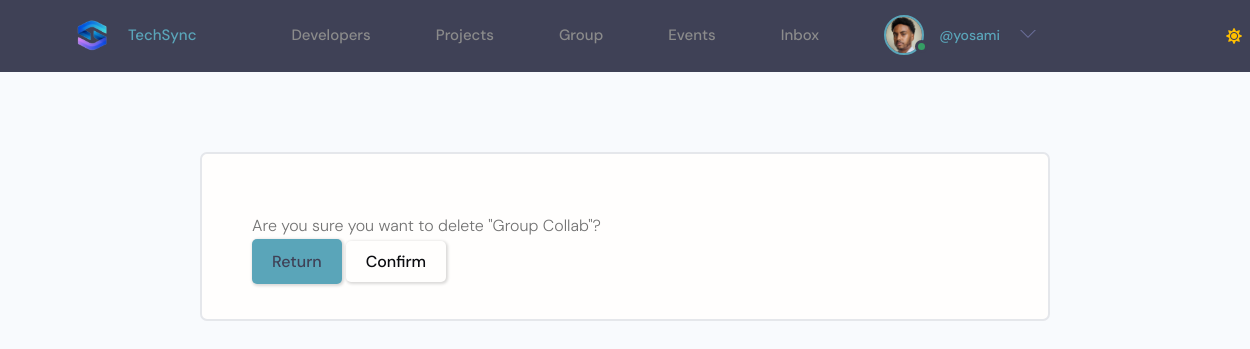
Page /group/leave-group/16db594270e243ec9d891817b469c933 (signed in) on the committed database.
### users/models.py (models this page shows, shortened)
class Profile(models.Model):
    id = models.UUIDField(default=uuid.uuid4, primary_key=True, unique=True, editable=False, )
    user = models.OneToOneField(User, on_delete=models.CASCADE,null=True,blank=True)
    name = models.CharField(max_length=200, blank=True,null=True)
    username = models.CharField(max_length=200, blank=True,null=True,unique=True)
    headline = models.CharField(max_length=200, blank=True,null=True)
    about = models.TextField(blank=True, null=True)
    location = models.CharField(max_length=200, blank=True,null=True)
    profile_image = models.ImageField(null=True, blank=True,upload_to='profiles', default='default_profile.png')
    github_link = models.CharField(max_length=200, blank=True,null=True)
    twitter_link = models.CharField(max_length=200, blank=True,null=True)
    linkedin_link = models.CharField(max_length=200, blank=True,null=True)
    personal_link = models.CharField(max_length=200, blank=True,null=True)
    phone_regex = RegexValidator(
    regex=r'^\+?1?\d{9,15}$',
    message="Phone number must be entered in the format: '+999999999'. Up to 15 digits allowed."
    )
    phone_number = models.CharField(validators=[phone_regex], max_length=17, blank=True)  # validators should be a list
    created_at = models.DateTimeField(auto_now_add=True)

### group/models.py (models this page shows)
class Room(models.Model):
    id = models.UUIDField(default=uuid.uuid4, primary_key=True, unique=True, editable=False, )
    host = models.ForeignKey(User, on_delete=models.SET_NULL, null=True)
    topic = models.ForeignKey(Topic, on_delete=models.SET_NULL, null=True)
    name = models.CharField(max_length=200)
    description = models.TextField(null=True, blank=True)
    participants = models.ManyToManyField(User, related_name='participants', blank=True)
    users_online = models.ManyToManyField(User, related_name='online_in_rooms', blank=True)
    updated = models.DateTimeField(auto_now=True)
    created = models.DateTimeField(auto_now_add=True)
    class Meta:
        ordering = ['-updated', '-created']
    def __str__(self):
        return self.name

### group/views.py (the view)
# urls.py: path('leave-group/<str:pk>', views.leave_group, name="leave-group"),
@login_required(login_url='login')
def leave_group(request, pk):
    room = get_object_or_404(Room, id=pk)
    if request.user not in room.participants.all():
        raise Http404()
    if request.method == 'POST':
        room.participants.remove(request.user)
        messages.success(request, "You left the chat")
        return redirect('home-group')  # redirect to the room
    context = {'object': room}
    return render(request, 'main/delete_template.html', context)

### templates/main/delete_template.html (shortened to what this page needs)
{% extends "main/main.html" %}
{% block content %}
<main class="formPage my-xl">
    <div class="content-box">
        <div class="formWrapper">
            <br>
            <form class="form" action="" method="POST">
                <p>Are you sure you want to delete "{{object}}"?</p>
                <a class="btn btn--main" href="{{request.GET.next}}">Return</a>
                <input class="btn btn--sub" type="submit" value="Confirm" />
            </form>
        </div>
    </div>
</main>
{% endblock content %}

### templates/main/navbar.html (shortened to what this page needs)
{% load static %}
<header class="header">
        <div class="container container--narrow">
                <a href="{% url 'projects'%}" class="header__logo">
                        <img src="{% static 'images/logo.png' %}" alt="Techsync Logo" />TechSync
                </a>
                <nav class="header__nav header__menu">
                        {% if request.user.is_event_organizer %}
                        <ul class="header__menu">
                            <li class="header__menuItem"><a href="{% url 'events' %}">Events</a></li>
                            {% if request.user.is_authenticated %}
                            {% comment %} <li class="header__menuItem"><a  href="{% url 'inbox' %}">Inbox</a></li>  {% endcomment %}
                            <li class="header__menuItem"><a  href="{% url 'scan-qr-code' %}">Verify QR</a></li>
                            <li class="header__menuItem"><a  href="{% url 'user-chatrooms' %}">Inbox</a></li>
                            {% else %}
                            <li class="header__menuItem"><a href="{% url 'login' %}" class="btn btn--sub">Login/Sign Up</a></li>
                            {% endif %}
                            {% if request.user.is_authenticated %}
                            {% comment %} Profile {% endcomment %}
                            <li class="header__menuItem">
                                    <div class="header__user">
                                            <a href="{% url 'organization-account'%}">
                                                <div class="avatar avatar--medium active">
                                                    <img src="{{ event_organizer.profile_image.url }}" />
                                                </div>
                                                <p> <span>@{{profile.username}}</span></p>
                                            </a>
                                            <button class="dropdown-button">
                                                <svg version="1.1" xmlns="http://www.w3.org/2000/svg" width="32" height="32" viewBox="0 0 32 32">
                                                    <title>chevron-down</title>
                                                    <path d="M16 21l-13-13h-3l16 16 16-16h-3l-13 13z"></path>
                                                </svg>
                                            </button>
                                        </div>
                                        <div class="dropdown-menu">
                                            <a href="settings.html" class="dropdown-link"
                                                ><svg version="1.1" xmlns="http://www.w3.org/2000/svg" width="32" height="32" viewBox="0 0 32 32">
                                                    <title>tools</title>
                                                    <path
                                                        d="M27.465 32c-1.211 0-2.35-0.471-3.207-1.328l-9.392-9.391c-2.369 0.898-4.898 0.951-7.355 0.15-3.274-1.074-5.869-3.67-6.943-6.942-0.879-2.682-0.734-5.45 0.419-8.004 0.135-0.299 0.408-0.512 0.731-0.572 0.32-0.051 0.654 0.045 0.887 0.277l5.394 5.395 3.586-3.586-5.394-5.395c-0.232-0.232-0.336-0.564-0.276-0.887s0.272-0.596 0.572-0.732c2.552-1.152 5.318-1.295 8.001-0.418 3.274 1.074 5.869 3.67 6.943 6.942 0.806 2.457 0.752 4.987-0.15 7.358l9.392 9.391c0.844 0.842 1.328 2.012 1.328 3.207-0 2.5-2.034 4.535-4.535 4.535zM15.101 19.102c0.26 0 0.516 0.102 0.707 0.293l9.864 9.863c0.479 0.479 1.116 0.742 1.793 0.742 1.398 0 2.535-1.137 2.535-2.535 0-0.668-0.27-1.322-0.742-1.793l-9.864-9.863c-0.294-0.295-0.376-0.74-0.204-1.119 0.943-2.090 1.061-4.357 0.341-6.555-0.863-2.631-3.034-4.801-5.665-5.666-1.713-0.561-3.468-0.609-5.145-0.164l4.986 4.988c0.391 0.391 0.391 1.023 0 1.414l-5 5c-0.188 0.188-0.441 0.293-0.707 0.293s-0.52-0.105-0.707-0.293l-4.987-4.988c-0.45 1.682-0.397 3.436 0.164 5.146 0.863 2.631 3.034 4.801 5.665 5.666 2.2 0.721 4.466 0.604 6.555-0.342 0.132-0.059 0.271-0.088 0.411-0.088z"
                                                    ></path>
                                                </svg>
                                                Settings</a
                                            >
                                            <a href="{% url 'logout' %}" class="dropdown-link"
                                                ><svg version="1.1" xmlns="http://www.w3.org/2000/svg" width="32" height="32" viewBox="0 0 32 32">
                                                    <title>sign-out</title>
                                                    <path
                                                        d="M3 0h22c0.553 0 1 0 1 0.553l-0 3.447h-2v-2h-20v28h20v-2h2l0 3.447c0 0.553-0.447 0.553-1 0.553h-22c-0.553 0-1-0.447-1-1v-30c0-0.553 0.447-1 1-1z"
                                                    ></path>
                                                    <path
                                                        d="M21.879 21.293l1.414 1.414 6.707-6.707-6.707-6.707-1.414 1.414 4.293 4.293h-14.172v2h14.172l-4.293 4.293z"
                                                    ></path>
                                                </svg>
                                                Logout</a
                                            >
                                        </div>
                            </li>
                            {% endif %}
                        </ul>
                        {% else %}
                        <ul class="header__menu">
                                <li class="header__menuItem"><a href="{% url 'profiles' %}">Developers</a></li>
                                <li class="header__menuItem"><a  href="{% url 'projects' %}">Projects</a></li>
                                <li class="header__menuItem"><a  href="{% url 'home-group'%}">Group</a></li>
                                <li class="header__menuItem"><a href="{% url 'events' %}">Events</a></li>
                                {% if request.user.is_authenticated %}
                                <li class="header__menuItem"><a  href="{% url 'user-chatrooms' %}">Inbox</a></li>
                                {% else %}
                                <li class="header__menuItem"><a href="{% url 'login' %}" class="btn btn--sub">Login/Sign Up</a></li>
                                {% endif %}
                                {% if request.user.is_authenticated %}
                                <li class="header__menuItem">
                                        <div class="header__user">
                                                <a href="{% url 'user-account'%}">
                                                    <div class="avatar avatar--medium active">
                                                        <img src="{{ profile.profile_image.url }}" />
                                                    </div>
                                                    <p> <span>@{{profile.username}}</span></p>
                                                </a>
                                                <button class="dropdown-button">
                                                    <svg version="1.1" xmlns="http://www.w3.org/2000/svg" width="32" height="32" viewBox="0 0 32 32">
                                                        <title>chevron-down</title>
                                                        <path d="M16 21l-13-13h-3l16 16 16-16h-3l-13 13z"></path>
                                                    </svg>
                                                </button>
                                            </div>
                                </li>
                                {% endif %}
                        </ul>
                        {% endif %}
                </nav>
                <span id="mode-icon" class="fas fa-sun"></span>
        </div>
</header>
<link rel="stylesheet" href="{% static 'uikit/styles/modules/_variables.css' %}" id="theme-css">

### rows in the picture
Profile: profile_image (picture), username "yosami"
Room: name "Group Collab"
